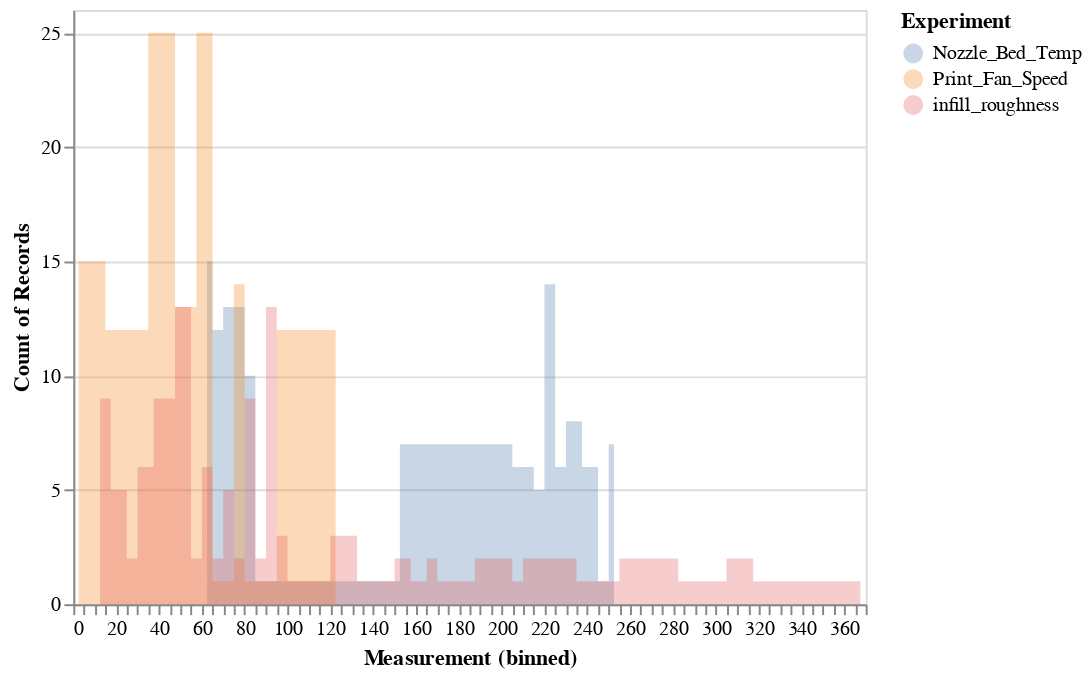

Here is the notebook cell this chart was saved with:
### Code cell
source = new_df

alt.Chart(source).transform_fold(
    ['Nozzle_Bed_Temp', 'Print_Fan_Speed', 'infill_roughness'],
    as_=['Experiment', 'Measurement']
).mark_area(
    opacity=0.3,
    interpolate='step'
).encode(
    alt.X('Measurement:Q', bin=alt.Bin(maxbins=100)),
    alt.Y('count()', stack=None),
    alt.Color('Experiment:N')
)

### Figure 1 — Vega-Lite specification as saved in the notebook (floating-point values rounded to 4 significant figures; data arrays with more than 128 entries replaced by an {"elided": "..."} marker saying what was removed)
{"config": {"view": {"continuousWidth": 400, "continuousHeight": 300}}, "data": {"name": "data-5167cea56affb5d0891cc832fa285ac4"}, "mark": {"type": "area", "interpolate": "step", "opacity": 0.3}, "encoding": {"color": {"type": "nominal", "field": "Experiment"}, "x": {"type": "quantitative", "bin": {"maxbins": 100}, "field": "Measurement"}, "y": {"type": "quantitative", "aggregate": "count", "stack": null}}, "transform": [{"fold": ["Nozzle_Bed_Temp", "Print_Fan_Speed", "infill_roughness"], "as": ["Experiment", "Measurement"]}], "$schema": "https://vega.github.io/schema/vega-lite/v4.8.1.json", "datasets": {"data-5167cea56affb5d0891cc832fa285ac4": {"elided": "132 records"}}}
